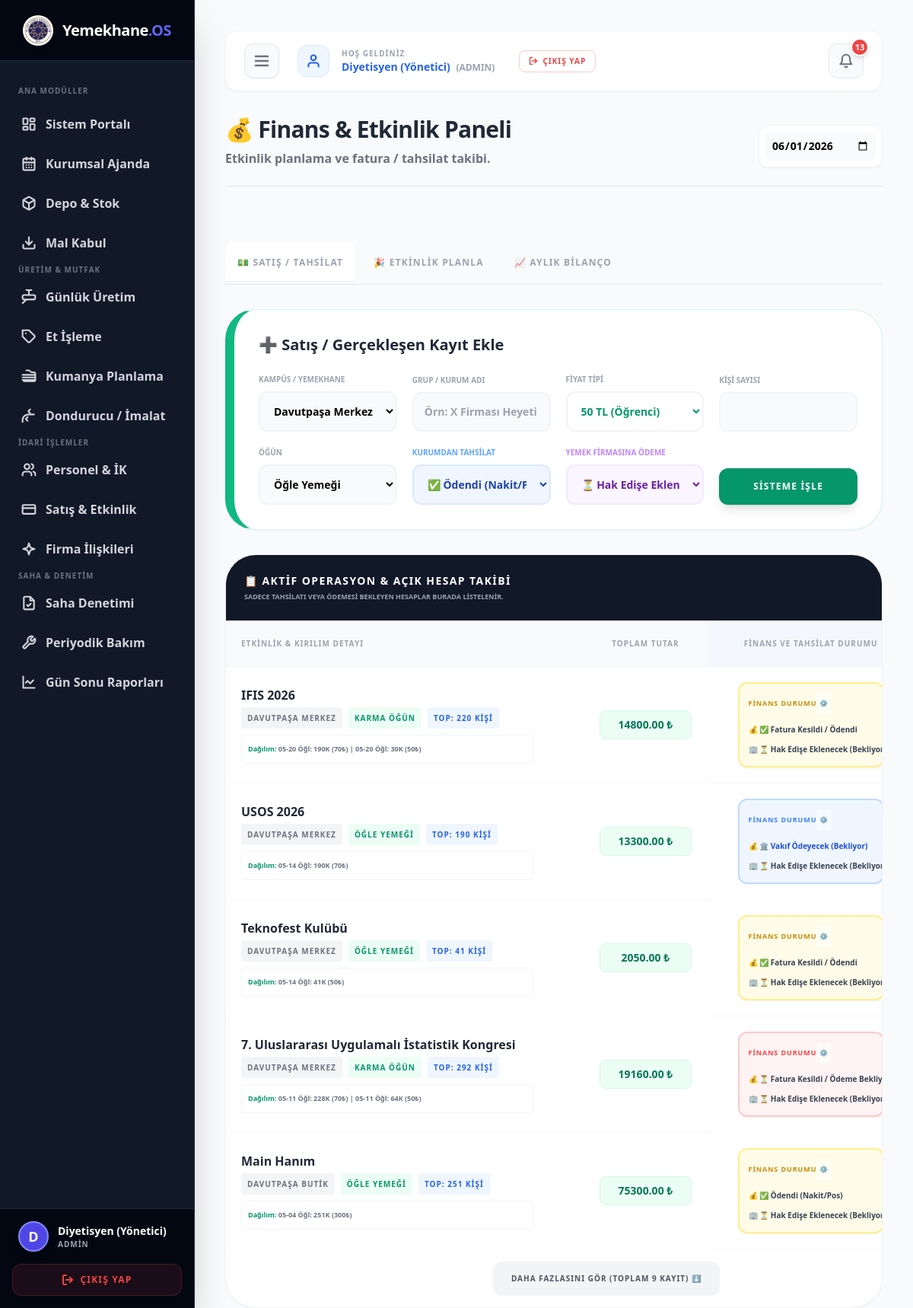
The page /satis (signed in) on the database its author committed.
### tables this page shows
CREATE TABLE dis_paydas_satis (id INTEGER PRIMARY KEY AUTOINCREMENT, tarih DATE, ogun TEXT, turu TEXT, adi TEXT, kisi_sayisi INTEGER, tarife TEXT, odeme_yontemi TEXT, toplam_tutar REAL, kampus TEXT DEFAULT 'Davutpaşa Merkez', tahsilat_durumu TEXT DEFAULT 'Bekliyor', firma_odeme_durumu TEXT DEFAULT 'Bekliyor');

### app.py (the view, shortened to what this page needs)
@app.route('/satis', methods=['GET', 'POST'])
@login_required
@admin_required
def satis():
    conn = get_db_connection()
    secilen_tarih = request.args.get('tarih', date.today().strftime('%Y-%m-%d'))
    f_kampus = request.args.get('f_kampus', 'Tümü')
    f_fiyat = request.args.get('f_fiyat', 'Tümü')
    f_tahsilat = request.args.get('f_tahsilat', 'Tümü')
    mevcut_ay = secilen_tarih[:7]
    dis_paydaslar = conn.execute("""
        SELECT * FROM dis_paydas_satis
        WHERE NOT (
            (tahsilat_durumu LIKE '✅%' OR tahsilat_durumu LIKE '🎁%')
            AND
            (firma_odeme_durumu LIKE '✅%' OR firma_odeme_durumu LIKE '❌%')
        )
        ORDER BY tarih DESC, id DESC
    """).fetchall()
    etkinlikler = conn.execute('SELECT * FROM etkinlikler ORDER BY tarih ASC').fetchall()
    query = "SELECT * FROM dis_paydas_satis WHERE tarih LIKE ?"
    params = [f"{mevcut_ay}%"]
    if f_tahsilat == 'Tümü':
        query += " AND (tahsilat_durumu LIKE '✅%' OR tahsilat_durumu LIKE '🎁%') AND (firma_odeme_durumu LIKE '✅%' OR firma_odeme_durumu LIKE '❌%')"
    elif f_tahsilat == 'Vakıf':
        query += " AND tahsilat_durumu LIKE ?"; params.append("%Vakıf%")
    elif f_tahsilat == 'Ödendi':
        query += " AND tahsilat_durumu LIKE ?"; params.append("%Ödendi%")
    elif f_tahsilat == 'Bekliyor':
        query += " AND tahsilat_durumu LIKE ? AND tahsilat_durumu NOT LIKE ?"; params.append("%Bekliyor%"); params.append("%Vakıf%")
    if f_kampus != 'Tümü': query += " AND kampus = ?"; params.append(f_kampus)
    if f_fiyat != 'Tümü': query += " AND tarife = ?"; params.append(f"{f_fiyat} TL")
    gelenler_aylik = conn.execute(query, params).fetchall()
    conn.close()
    return render_template('satis.html', dis_paydaslar=dis_paydaslar, etkinlikler=etkinlikler, gelenler_aylik=gelenler_aylik, secilen_tarih=secilen_tarih, f_kampus=f_kampus, f_fiyat=f_fiyat, f_tahsilat=f_tahsilat)

### templates/satis.html (shortened to what this page needs)
<!DOCTYPE html>
<html lang="tr">
<head>
    <script src="https://cdn.tailwindcss.com"></script>
</head>
<body class="bg-gray-50 flex min-h-screen font-sans overflow-x-hidden">
    {% include 'sidebar.html' %}
    <div id="main-content-area" class="ml-64 flex-1 min-w-0 pb-24 md:pb-0 transition-all duration-300">
        <div class="p-6 md:p-10 pb-0">
            {% include 'topbar.html' %}
            <div class="mb-8 border-b border-gray-200 pb-6 flex flex-col md:flex-row justify-between items-start md:items-end gap-4">
                <div>
                    <h1 class="text-3xl font-black text-gray-800 tracking-tight">💰 Finans & Etkinlik Paneli</h1>
                    <p class="text-gray-500 font-bold mt-2">Etkinlik planlama ve fatura / tahsilat takibi.</p>
                </div>
                <form action="/satis" method="GET" class="flex gap-2 bg-white p-2 rounded-xl shadow-sm border border-gray-100 w-full md:w-auto">
                    <input type="date" name="tarih" value="{{ secilen_tarih }}" class="flex-1 border-none rounded-lg p-2 font-bold text-sm bg-gray-50 outline-none" onchange="this.form.submit()">
                </form>
            </div>
        </div>
        <div class="px-6 md:px-10">
            <div class="flex space-x-1 md:space-x-2 mb-8 border-b border-gray-200 overflow-x-auto pb-1 custom-scrollbar">
                <button id="btn-tab-satis" onclick="openTab('tab-satis')" class="tab-btn whitespace-nowrap p-4 font-black border-t-4 border-transparent transition text-gray-400 text-xs tracking-widest rounded-t-xl uppercase">💵 Satış / Tahsilat</button>
                <button id="btn-tab-etkinlik" onclick="openTab('tab-etkinlik')" class="tab-btn whitespace-nowrap p-4 font-black border-t-4 border-transparent transition text-gray-400 text-xs tracking-widest rounded-t-xl uppercase">🎉 Etkinlik Planla</button>
                <button id="btn-tab-muhasebe" onclick="openTab('tab-muhasebe')" class="tab-btn whitespace-nowrap p-4 font-black border-t-4 border-transparent transition text-gray-400 text-xs tracking-widest rounded-t-xl uppercase">📈 Aylık Bilanço</button>
            </div>
            <div id="tab-satis" class="tab-content hidden space-y-8">
                <div class="bg-white p-6 md:p-8 rounded-[2.5rem] shadow-sm border border-emerald-100 border-l-[12px] border-l-emerald-500">
                    <h3 class="text-xl font-black text-gray-800 mb-6 flex items-center gap-2">➕ Satış / Gerçekleşen Kayıt Ekle</h3>
                    <form action="/satis" method="POST" class="grid grid-cols-1 md:grid-cols-4 gap-5 items-end">
                        <div>
                            <label class="block text-[10px] font-black text-gray-400 uppercase mb-2">Kampüs / Yemekhane</label>
                            <select name="kampus" required class="w-full border-2 border-gray-100 p-3.5 rounded-xl font-bold bg-gray-50 focus:border-emerald-400 outline-none text-sm">
                                <option value="Davutpaşa Merkez">Davutpaşa Merkez Yemekhane</option><option value="Davutpaşa Butik">Davutpaşa Butik Yemekhane</option><option value="Beşiktaş">Beşiktaş Yemekhane</option>
                            </select>
                        </div>
                        <div>
                            <label class="block text-[10px] font-black text-gray-400 uppercase mb-2">Grup / Kurum Adı</label>
                            <input type="text" name="adi" placeholder="Örn: X Firması Heyeti" required class="w-full border-2 border-gray-100 p-3.5 rounded-xl font-bold bg-gray-50 focus:border-emerald-400 outline-none text-sm">
                        </div>
                        <div>
                            <label class="block text-[10px] font-black text-gray-400 uppercase mb-2">Fiyat Tipi</label>
                            <select name="tarife[]" class="w-full border-2 border-gray-100 p-3.5 rounded-xl font-black bg-white text-emerald-600 focus:border-emerald-400 outline-none text-sm">
                                <option value="50">50 TL (Öğrenci)</option><option value="70">70 TL (Akademik)</option><option value="300">300 TL (Dış Firma)</option><option value="0">0 TL (İkram)</option>
                            </select>
                        </div>
                        <div>
                            <label class="block text-[10px] font-black text-gray-400 uppercase mb-2">Kişi Sayısı</label>
                            <input type="number" name="kisi_sayisi[]" required min="1" class="w-full border-2 border-gray-100 p-3.5 rounded-xl font-black bg-gray-50 text-center focus:border-emerald-400 outline-none text-sm">
                        </div>
                        <div>
                            <label class="block text-[10px] font-black text-gray-400 uppercase mb-2">Öğün</label>
                            <select name="ogun[]" class="w-full border-2 border-gray-100 p-3.5 rounded-xl font-bold bg-gray-50 focus:border-emerald-400 outline-none text-sm">
                                <option value="Öğle Yemeği">Öğle Yemeği</option><option value="Akşam Yemeği">Akşam Yemeği</option><option value="Diğer">Diğer</option>
                            </select>
                        </div>
                        <div>
                            <label class="block text-[10px] font-black text-blue-400 uppercase mb-2">Kurumdan Tahsilat</label>
                            <select name="tahsilat_durumu" class="w-full border-2 border-blue-100 p-3.5 rounded-xl font-bold bg-blue-50 focus:border-blue-400 outline-none text-sm text-blue-800">
                                <option value="✅ Ödendi (Nakit/Pos)">✅ Ödendi (Nakit/Pos)</option>
                            </select>
                        </div>
                        <div>
                            <label class="block text-[10px] font-black text-purple-400 uppercase mb-2">Yemek Firmasına Ödeme</label>
                            <select name="firma_odeme_durumu" class="w-full border-2 border-purple-100 p-3.5 rounded-xl font-bold bg-purple-50 focus:border-purple-400 outline-none text-sm text-purple-800">
                                <option value="⏳ Hak Edişe Eklenecek (Bekliyor)">⏳ Hak Edişe Eklenecek</option>
                            </select>
                        </div>
                        <div>
                            <button type="submit" class="w-full bg-emerald-600 text-white font-black py-4 rounded-xl hover:bg-emerald-700 transition shadow-lg text-xs uppercase tracking-widest">Sisteme İşle</button>
                        </div>
                    </form>
                </div>
                <div class="bg-white rounded-[2.5rem] shadow-sm border border-gray-100 overflow-hidden">
                    <div class="bg-gray-900 p-6 flex justify-between items-center">
                        <div>
                            <h3 class="text-white font-black text-sm uppercase tracking-widest">📋 Aktif Operasyon & Açık Hesap Takibi</h3>
                            <p class="text-gray-400 text-[9px] font-bold uppercase mt-1">Sadece tahsilatı veya ödemesi bekleyen hesaplar burada listelenir.</p>
                        </div>
                    </div>
                    <div class="p-0 overflow-x-auto w-full table-container">
                        <table class="w-full text-left text-sm whitespace-nowrap min-w-[1000px]">
                            <thead class="text-gray-400 bg-gray-50 border-b border-gray-100 uppercase text-[10px] tracking-widest">
                                <tr>
                                    <th class="p-5">Etkinlik & Kırılım Detayı</th>
                                    <th class="p-5 text-center">Toplam Tutar</th>
                                    <th class="p-5 text-center bg-blue-50/50">Finans ve Tahsilat Durumu</th>
                                </tr>
                            </thead>
                            <tbody class="divide-y divide-gray-50">
                                {% for d in dis_paydaslar %}
                                {% set is_t_ok = '✅' in d.tahsilat_durumu or '🎁' in d.tahsilat_durumu %}
                                {% set is_f_ok = '✅' in d.firma_odeme_durumu or '❌' in d.firma_odeme_durumu %}
                                <tr class="hover:bg-gray-50 transition {% if loop.index > 5 %}satis-gizli hidden{% endif %}">
                                    <td class="p-5">
                                        <div class="font-black text-gray-800 text-base mb-1">{{ d.adi }}</div>
                                        <div class="flex items-center gap-2 text-[10px] font-bold text-gray-500 uppercase tracking-widest mb-2">
                                            <span class="bg-gray-100 px-2 py-1 rounded">{{ d.kampus }}</span>
                                            <span class="bg-emerald-50 text-emerald-600 px-2 py-1 rounded">{{ d.ogun }}</span>
                                            <span class="bg-blue-50 text-blue-600 px-2 py-1 rounded">Top: {{ d.kisi_sayisi }} Kişi</span>
                                        </div>
                                        {% if d.odeme_yontemi and d.odeme_yontemi != '-' %}
                                        <div class="text-[9px] text-gray-500 font-bold max-w-sm whitespace-normal break-words bg-white p-2 rounded border border-gray-100">
                                            <span class="text-emerald-600">Dağılım:</span> {{ d.odeme_yontemi }}
                                        </div>
                                        {% endif %}
                                    </td>
                                    <td class="p-5 text-center">
                                        <span class="font-black text-emerald-700 bg-emerald-50 px-3 py-2 rounded-lg border border-emerald-100 block whitespace-nowrap">{{ "%.2f"|format(d.toplam_tutar) }} ₺</span>
                                    </td>
                                    <td class="p-5 text-center bg-blue-50/10">
                                        {% set is_vakif = '🏛️' in d.tahsilat_durumu %}
                                        <button type="button" onclick="openStatusModal('{{ d.id }}', '{{ d.tahsilat_durumu }}', '{{ d.firma_odeme_durumu }}')"
                                            class="flex flex-col gap-1.5 w-48 mx-auto p-3 rounded-xl border-2 transition text-left group shadow-sm hover:shadow-md
                                            {% if is_vakif %} bg-blue-50 border-blue-200 hover:border-blue-400
                                            {% elif is_t_ok and is_f_ok %} bg-green-50 border-green-200 hover:border-green-400
                                            {% elif is_t_ok %} bg-yellow-50 border-yellow-200 hover:border-yellow-400
                                            {% else %} bg-red-50 border-red-200 hover:border-red-400 {% endif %}">
                                            <div class="text-[9px] font-black uppercase tracking-widest mb-1 flex justify-between items-center
                                                {% if is_vakif %} text-blue-500 group-hover:text-blue-700
                                                {% elif is_t_ok and is_f_ok %} text-green-500 group-hover:text-green-700
                                                {% elif is_t_ok %} text-yellow-600 group-hover:text-yellow-800
                                                {% else %} text-red-500 group-hover:text-red-700 {% endif %}">
                                                <span>Finans Durumu</span>
                                                <span class="p-1 rounded bg-white/50">⚙️</span>
                                            </div>
                                            <div class="text-[10px] font-bold truncate {% if is_vakif %}text-blue-700{% else %}text-gray-700{% endif %}" title="{{ d.tahsilat_durumu }}">
                                                💰 {{ d.tahsilat_durumu }}
                                            </div>
                                            <div class="text-[10px] font-bold truncate text-gray-700" title="{{ d.firma_odeme_durumu }}">
                                                🏢 {{ d.firma_odeme_durumu }}
                                            </div>
                                        </button>
                                    </td>
                                </tr>
                                {% else %}
                                <tr><td colspan="4" class="p-10 text-center font-bold text-gray-400">Bu güne ait bir satış kaydı bulunmuyor.</td></tr>
                                {% endfor %}
                                {% if dis_paydaslar|length > 5 %}
                                <tr id="satis-show-more">
                                    <td colspan="4" class="p-4 text-center">
                                        <button type="button" onclick="document.querySelectorAll('.satis-gizli').forEach(el => el.classList.remove('hidden')); this.closest('tr').remove();" class="bg-gray-100 hover:bg-gray-200 text-gray-600 font-black text-[10px] px-6 py-3 rounded-xl uppercase tracking-widest transition shadow-sm">
                                            Daha Fazlasını Gör (Toplam {{ dis_paydaslar|length }} Kayıt) ⬇️
                                        </button>
                                    </td>
                                </tr>
                                {% endif %}
                            </tbody>
                        </table>
                    </div>
                </div>
            </div>
                                {% set toplam_aylik = namespace(value=0) %}
        </div>
    </div>
</body>
</html>

### rows shown on the page
dis_paydas_satis: adi "IFIS 2026", kampus "DAVUTPAŞA MERKEZ", ogun "KARMA ÖĞÜN", kisi_sayisi "220", odeme_yontemi "05-20 Öğl: 190K (70₺) | 05-20 Öğl: 30K (50₺)", toplam_tutar "14800.00", tahsilat_durumu "✅ Fatura Kesildi / Ödendi", firma_odeme_durumu "⏳ Hak Edişe Eklenecek…"
dis_paydas_satis: adi "USOS 2026", kampus "DAVUTPAŞA MERKEZ", ogun "ÖĞLE YEMEĞI", kisi_sayisi "190", odeme_yontemi "05-14 Öğl: 190K (70₺)", toplam_tutar "13300.00", tahsilat_durumu "🏛️ Vakıf Ödeyecek (Bekliyor)", firma_odeme_durumu "⏳ Hak Edişe Eklenecek…"
dis_paydas_satis: adi "Teknofest Kulübü", kampus "DAVUTPAŞA MERKEZ", ogun "ÖĞLE YEMEĞI", kisi_sayisi "41", odeme_yontemi "05-14 Öğl: 41K (50₺)", toplam_tutar "2050.00", tahsilat_durumu "✅ Fatura Kesildi / Ödendi", firma_odeme_durumu "⏳ Hak Edişe Eklenecek…"
dis_paydas_satis: adi "7. Uluslararası Uygulamalı İstatistik Kongresi", kampus "DAVUTPAŞA MERKEZ", ogun "KARMA ÖĞÜN", kisi_sayisi "292", odeme_yontemi "05-11 Öğl: 228K (70₺) | 05-11 Öğl: 64K (50₺)", toplam_tutar "19160.00", tahsilat_durumu "⏳ Fatura Kesildi / Ödeme…", firma_odeme_durumu "⏳ Hak Edişe Eklenecek…"
dis_paydas_satis: adi "Main Hanım", kampus "DAVUTPAŞA BUTIK", ogun "ÖĞLE YEMEĞI", kisi_sayisi "251", odeme_yontemi "05-04 Öğl: 251K (300₺)", toplam_tutar "75300.00", tahsilat_durumu "✅ Ödendi (Nakit/Pos)", firma_odeme_durumu "⏳ Hak Edişe Eklenecek…"

### other values the page prints
{{ session.isim[:1] }} "D"
{{ session.isim }} "Diyetisyen (Yönetici)"
{{ session.rol }} "ADMIN"
{{ session.rol|upper }} "ADMIN"
{{ dis_paydaslar|length }} "9"
